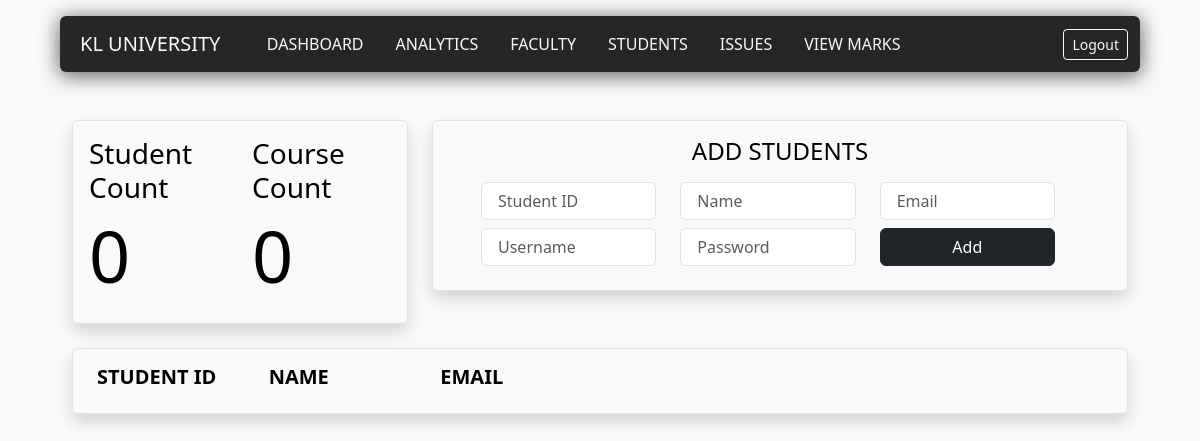
The app's page /students (signed in), older data.
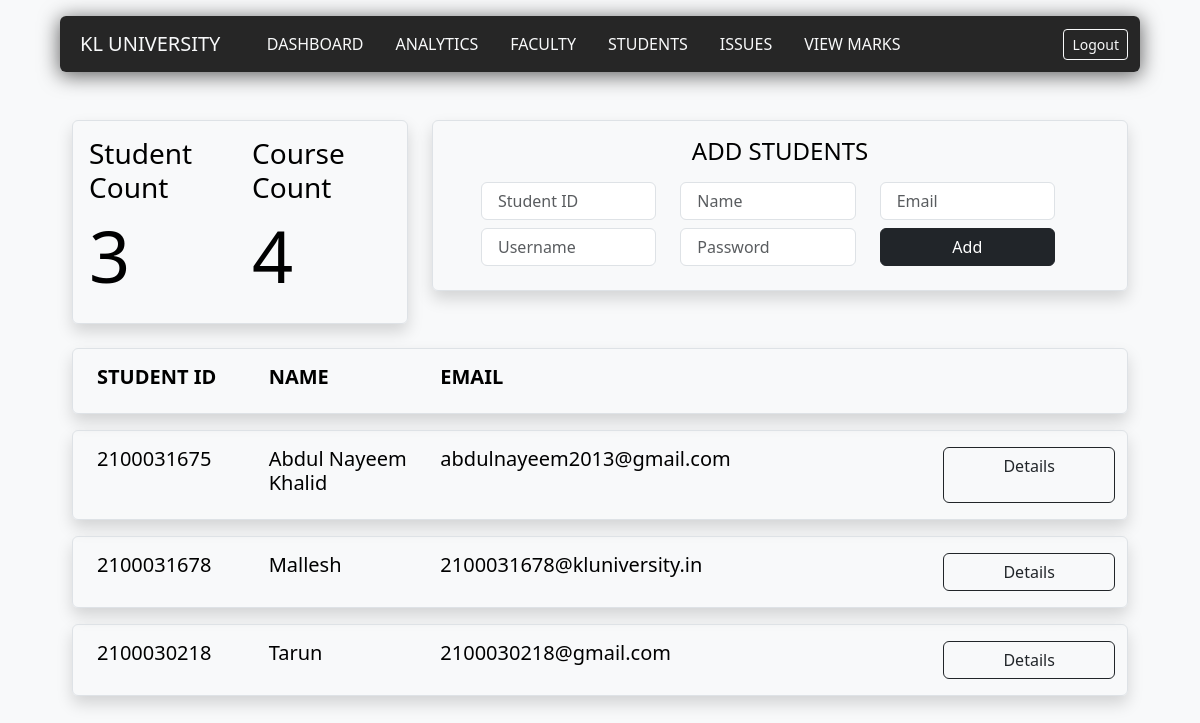
The same page, newer data.
### dashboard/models.py (models this page shows)
class Student(models.Model):
    admin_username = models.fields.CharField(max_length=50)
    student_id = models.fields.CharField(max_length=50)
    name = models.fields.CharField(max_length=100)
    email = models.fields.EmailField(max_length=100,unique = True)
    username = models.fields.CharField(max_length=50,unique = True)
    password = models.fields.CharField(max_length=30)

### dashboard/views.py (the view)
# urls.py: path('students',dashboardviews.admin_students,name="students"),
def admin_students(request):
    if request.method == "POST":
        data = request.POST
        courseCount = Section.objects.filter(Q(admin_username=request.session['username'])).values('course_id').distinct().count()
        newStudent = Student()
        newStudent.admin_username = request.session['username']
        newStudent.student_id = data.get('student_id').replace(" ", "")
        newStudent.name = data.get('name')
        newStudent.email = data.get('email')
        newStudent.username = data.get('student_username')
        newStudent.password = data.get('password')
        try:
            newStudent.save()
            send_mail(
                'NOVA Invitation',
                'You Have Been Invited To Join NOVA You Can Login Using the Following Credentials :\n '+'Username : '+newStudent.username+'\n'+'Password : '+newStudent.password,
                'novamarks123@gmail.com',
                [newStudent.email],
                 fail_silently=False,
            )
            studentList = Student.objects.filter(Q(admin_username=request.session['username']))
            return render(request,'dashboard/admin_students.html',{"uni_name" : request.session['uni_name'] , "success" : "Student Added Successfully","studentList" : studentList,"studentListLength" : len(studentList),"courseCount" : courseCount})
        except Exception as e:
            e = str(e)
            if "email" in e:
                studentList = Student.objects.filter(Q(admin_username=request.session['username']))
                return render(request,'dashboard/admin_students.html',{"uni_name" : request.session['uni_name'] , "error" : "Email Must Be Unique" ,"studentList" : studentList,"studentListLength" : len(studentList),"courseCount" : courseCount})
            elif "username" in e:
                studentList = Student.objects.filter(Q(admin_username=request.session['username']))
                return render(request,'dashboard/admin_students.html',{"uni_name" : request.session['uni_name'] , "error" : "Username Must Be Unique" ,"studentList" : studentList,"studentListLength" : len(studentList),"courseCount" : courseCount})
            else:
                studentList = Student.objects.filter(Q(admin_username=request.session['username']))
                return render(request,'dashboard/admin_students.html',{"uni_name" : request.session['uni_name'] , "error" : "Something Went Wrong" ,"studentList" : studentList,"studentListLength" : len(studentList),"courseCount" : courseCount})
    elif request.session.has_key('user') and request.session['user'] == 'admin':
        courseCount = Section.objects.filter(Q(admin_username=request.session['username'])).values('course_id').distinct().count()
        studentList = Student.objects.filter(Q(admin_username=request.session['username']))
        return render(request,'dashboard/admin_students.html',{"uni_name" : request.session['uni_name'] ,"studentList" : studentList,"studentListLength" : len(studentList),"courseCount" : courseCount})
    else:
        return redirect('/login')

### dashboard/templates/dashboard/admin_students.html (shortened to what this page needs)
{%extends "dash_base.html"%}
{%block content%}
<div class=" navbox container rounded mt-3">
    <nav class="navbar navbar-expand-lg row">
      <div class="container-fluid">
        <a class="navbar-brand text-light col text-uppercase display-5 p-2" href="">{{uni_name}}</a>
        <div class="collapse navbar-collapse" id="navbarNavDropdown">
          <ul class="navbar-nav col">
            <li class="nav-item px-2">
              <a class="nav-link text-light text-uppercase"  href="/dashboard">Dashboard</a>
            </li>
            <li class="nav-item px-2">
              <a class="nav-link text-light text-uppercase" href="">Analytics</a>
            </li>
            <li class="nav-item px-2">
              <a class="nav-link text-light text-uppercase" href="{% url 'faculty' %}">Faculty</a>
            </li>
            <li class="nav-item px-2">
              <a class="nav-link text-light text-uppercase" href="{% url 'students' %}">Students</a>
            </li>
            <li class="nav-item px-2">
              <a class="nav-link text-light text-uppercase" href="">Issues</a>
            </li>
            <li class="nav-item px-2">
              <a class="nav-link text-light text-uppercase" href="">View Marks</a>
            </li>
          </ul>
          <a class="btn btn-outline-light btn-sm " href="{%url 'logout'%}">
            Logout
          </a>
        </div>
      </div>
    </nav>
    </div>
<form action = "" method = "POST">
<div class="container mt-5">
    <div class="row ">
      <div class="col-4">
       <div class="p-3 border rounded shadow">
        <div class=" row ">
          <h3 class="col fw-light">Student Count</h3>
          <h3 class="col fw-light">Course Count</h3>
        </div>
        <div class="row">
          <h1 class=" col display-2">{{studentListLength}}</h1>
          <h1 class=" col display-2">{{courseCount}}</h1>
        </div>
       </div>
      </div>
      <div class="col">
        <div class="px-5 border rounded shadow  ">
          <div class="row my-3 ">
            <h4 class="fw-light text-center text-uppercase">Add Students</h4>
            <div class="row auto">
           <div class="col-4 mt-2 mb-2">
            <input class="form-control px-3 mb-2" type="text" placeholder="Student ID" name = "student_id"></input>
            <input class="form-control px-3" type="text" placeholder="Username" name = "student_username"></input>
           </div>
           <div class="col-4 mt-2">
            <input class="form-control px-3 mb-2" type="text" placeholder="Name" name = "name"></input>
            <input class="form-control   px-3" type="text" placeholder="Password" name = "password"></input>
           </div>
           <div class="col-4 mt-2">
            <input class="form-control px-3 mb-2" type="email" placeholder="Email" name = "email"></input>
            <button class="col-12 btn btn-dark " type="submit"> Add </button>
           </div>
        </div>
          </div>
        </div>
      </div>
    </div>
  </div>
  </form>
  <div class="container mt-4 mb-1">
    <div class="border rounded shadow px-4 py-3">
      <div class="row">
          <h5 class="col-2 fw-bold text-uppercase"> Student ID</h5>
          <h5 class="col-2 fw-bold text-uppercase"> Name</h5>
          <h5 class="col-2 fw-bold text-uppercase"> Email</h5>
      </div>
    </div>
  </div>
{%for student in studentList%}
<div class="container mt-3 mb-3">
  <div class="border rounded shadow px-4 py-3">
    <div class="row">
        <h5 class="col-2 fw-light"> {{student.student_id}}</h5>
        <h5 class="col-2 fw-light"> {{student.name}}</h5>
        <h5 class="col-2 fw-light"> {{student.email}}</h5>
        <a class="col-2 offset-4 btn  btn-outline-dark" href="students/{{student.student_id}}">Details</a>
    </div>
  </div>
</div>
{%endfor%}
{%endblock%}

### static/templates/dash_base.html (shortened to what this page needs)
{% load static %}
<!DOCTYPE html>
<html lang="en">
<head>
    <link href="https://cdn.jsdelivr.net/npm/bootstrap@5.3.0-alpha1/dist/css/bootstrap.min.css" rel="stylesheet">
    {% load static %}
    <link rel="stylesheet" href="{% static 'css/dashboard.css' %}">
</head>
<body class="text-bg-light">
{% block content%}
{%endblock%}
</body>
</html>

### static/css/dashboard.css (style rules this page uses)
.container { width: 90%; }
.navbox { background-color: #000000d8; box-shadow: 0px 3px 20px 1px rgba(0, 0, 0, 0.604); }

Row changes from the older to the newer data that the page shows:
added Student: student_id "2100031675", name "Abdul Nayeem Khalid", email "abdulnayeem2013@gmail.com"
added Student: student_id "2100031678", name "Mallesh", email "2100031678@kluniversity.in"
added Student: student_id "2100030218", name "Tarun", email "2100030218@gmail.com"
Text that changed along with them:
{{ studentListLength }}: "0" → "3"
{{ courseCount }}: "0" → "4"
